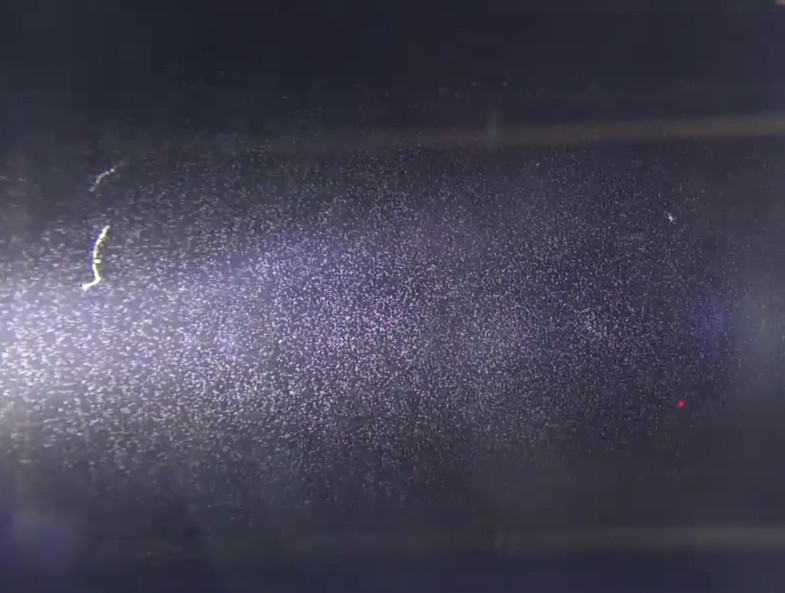
#> input picture recognition/cloudchamber.jpg, 785 x 593 px
$ python cascade.py
#> lines starting #> are read from the running program, lines starting #| are printed output that depends on the picture; after the words box and inside, x2 and y2 are one past the last pixel; in counts of white or black regions, pixels touching at a corner belong together
import numpy as np
import cv2

alpha_cascade = cv2.CascadeClassifier('alpha_classifier/alpha_cascade.xml')

img = cv2.imread('cloudchamber.jpg')
#> img is the input picture: shape (593, 785, 3); mean B, G, R 84.1, 66.8, 68.8
gray = cv2.cvtColor(img, cv2.COLOR_BGR2GRAY)
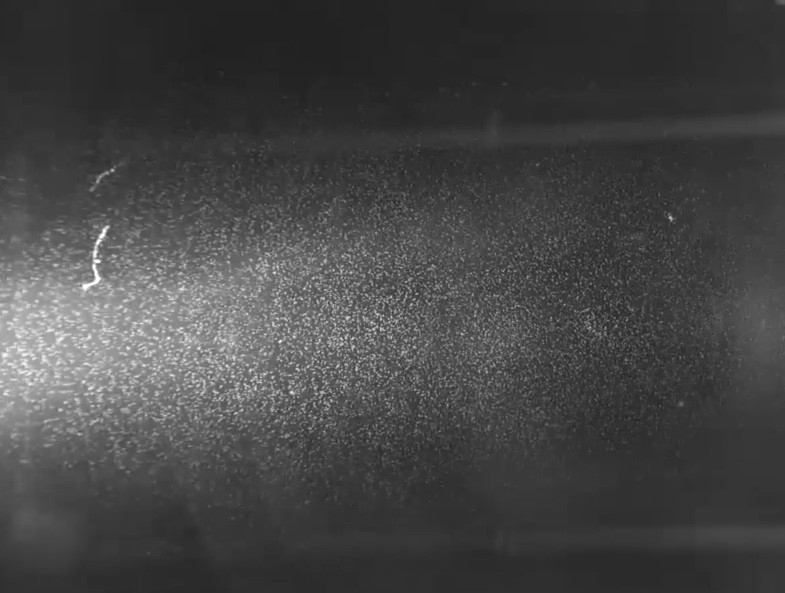
#> gray: shape (593, 785); min 31, max 255, mean 69.3
alphas = alpha_cascade.detectMultiScale(gray, 1.3, 5)
#> alphas = [[53, 133, 87, 76], [46, 187, 96, 84]]
for (x,y,w,h) in alphas:
    img = cv2.rectangle(img,(x,y),(x+w,y+h),(0,0,255),2)
    roi_gray = gray[y:y+h, x:x+w]
    roi_color = img[y:y+h, x:x+w]
#> this loop made 2 passes
#> pass 1, `img = cv2.rectangle(img,(x,y),(x+w,y+h),(0,0,255),2)`:
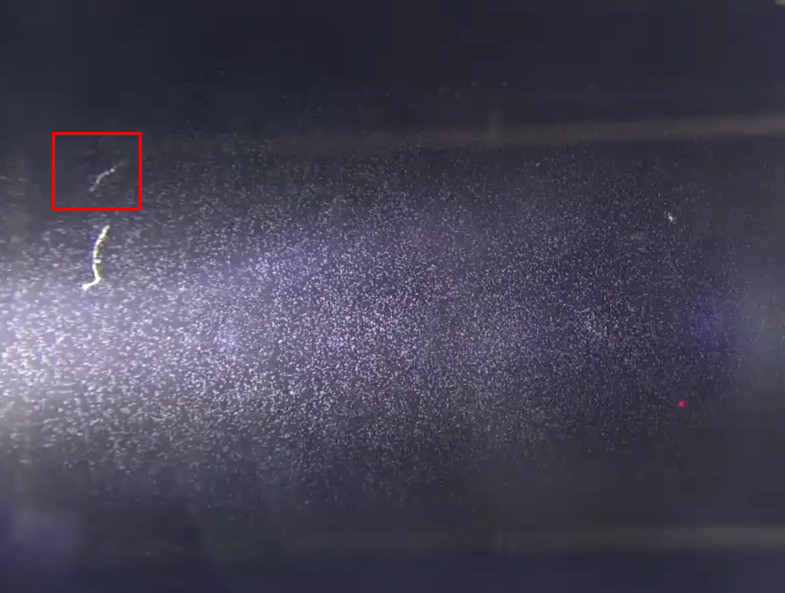
#> img: shape (593, 785, 3); 0.21% of pixels changed, all inside (x1, y1, x2, y2) = (52, 132, 142, 211)
#> pass 1, `roi_gray = gray[y:y+h, x:x+w]`:
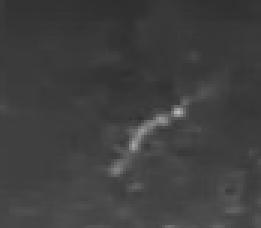
#> roi_gray: shape (76, 87) (shown 3 times larger); min 46, max 187, mean 63.5
#> pass 1, `roi_color = img[y:y+h, x:x+w]`:
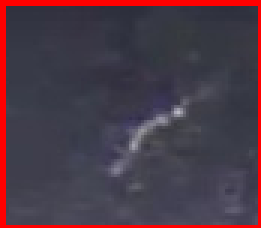
#> roi_color: shape (76, 87, 3) (shown 3 times larger); mean B, G, R 70.3, 57.6, 76.1
#> pass 2, `img = cv2.rectangle(img,(x,y),(x+w,y+h),(0,0,255),2)`:
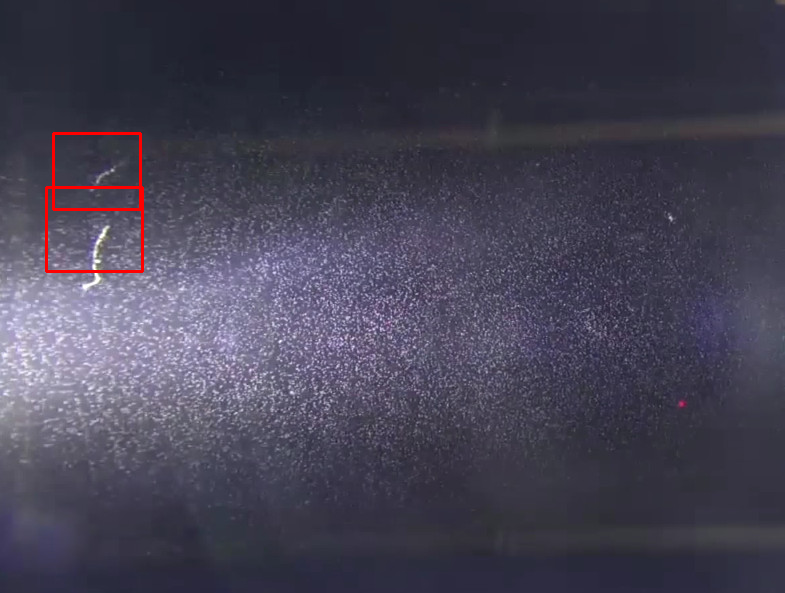
#> img: shape (593, 785, 3); 0.22% of pixels changed, all inside (x1, y1, x2, y2) = (45, 186, 144, 273)
cv2.imshow('img',img)
cv2.waitKey(0)
cv2.destroyAllWindows()
